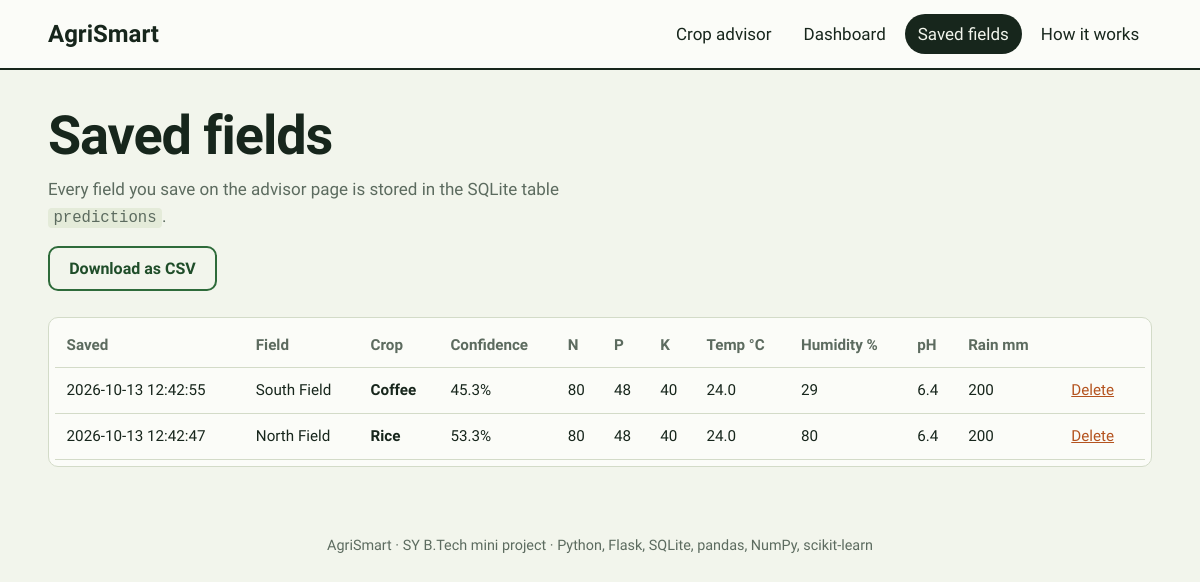
Before: /history with the older database file.
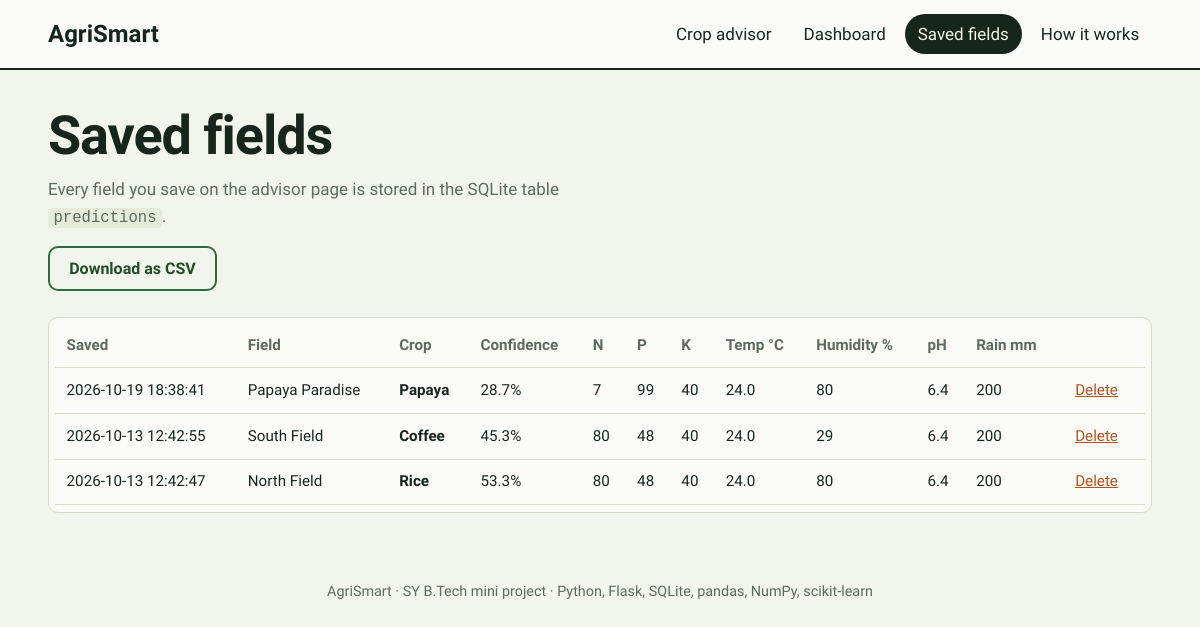
After: the same page with the newer database file.
### tables this page shows
CREATE TABLE predictions(
            id INTEGER PRIMARY KEY AUTOINCREMENT,
            created_at TEXT DEFAULT (datetime('now','localtime')),
            field_name TEXT,
            N REAL, P REAL, K REAL, temperature REAL, humidity REAL,
            ph REAL, rainfall REAL, crop TEXT, confidence REAL);

### app.py (the view)
@app.route("/history")
def history():
    df = db.history_df()
    return render_template("history.html", rows=df.to_dict("records"))

### database.py (called while the page is built)
def conn():
    c = sqlite3.connect(DB_PATH)
    c.row_factory = sqlite3.Row
    return c

def history_df():
    with conn() as c:
        return pd.read_sql_query("SELECT * FROM predictions ORDER BY id DESC", c)

### templates/history.html (shortened to what this page needs)
{% extends "base.html" %}
{% block content %}
<section class="page-head">
  <h1>Saved fields</h1>
  <p>Every field you save on the advisor page is stored in the SQLite table <code>predictions</code>.</p>
  {% if rows %}<a class="btn ghost" href="{{ url_for('history_csv') }}">Download as CSV</a>{% endif %}
</section>
{% if rows %}
<div class="table-wrap panel">
<table>
  <thead><tr><th>Saved</th><th>Field</th><th>Crop</th><th>Confidence</th><th>N</th><th>P</th><th>K</th><th>Temp °C</th><th>Humidity %</th><th>pH</th><th>Rain mm</th><th></th></tr></thead>
  <tbody>
  {% for r in rows %}
    <tr id="row-{{ r.id }}">
      <td>{{ r.created_at }}</td><td>{{ r.field_name }}</td><td><strong>{{ r.crop }}</strong></td>
      <td>{{ r.confidence }}%</td><td>{{ r.N|round|int }}</td><td>{{ r.P|round|int }}</td><td>{{ r.K|round|int }}</td>
      <td>{{ r.temperature }}</td><td>{{ r.humidity|round|int }}</td><td>{{ r.ph }}</td><td>{{ r.rainfall|round|int }}</td>
      <td><button class="link-btn" data-del="{{ r.id }}" aria-label="Delete {{ r.field_name }}">Delete</button></td>
    </tr>
  {% endfor %}
  </tbody>
</table>
</div>
{% else %}
<div class="panel empty-state">
  <h2>No saved fields yet</h2>
  <p>Describe a field on the advisor page and press “Save this field”.</p>
  <a class="btn" href="{{ url_for('home') }}">Open crop advisor</a>
</div>
{% endif %}
{% endblock %}

### templates/base.html (shortened to what this page needs)
<!doctype html>
<html lang="en">
<head>
  <link rel="stylesheet" href="{{ url_for('static', filename='css/style.css') }}">
</head>
<body>
  <header class="top">
    <a class="brand" href="{{ url_for('home') }}">AgriSmart</a>
    <nav>
      <a href="{{ url_for('home') }}" class="{{ 'on' if request.endpoint == 'home' }}">Crop advisor</a>
      <a href="{{ url_for('dashboard') }}" class="{{ 'on' if request.endpoint == 'dashboard' }}">Dashboard</a>
      <a href="{{ url_for('history') }}" class="{{ 'on' if request.endpoint == 'history' }}">Saved fields</a>
      <a href="{{ url_for('about') }}" class="{{ 'on' if request.endpoint == 'about' }}">How it works</a>
    </nav>
  </header>
  <main>{% block content %}{% endblock %}</main>
  <footer class="foot">AgriSmart · SY B.Tech mini project · Python, Flask, SQLite, pandas, NumPy, scikit-learn</footer>
</body>
</html>

### static/css/style.css (style rules this page uses)
:root { --paper:#F2F5EC; --card:#FBFCF8; --ink:#17261C; --muted:#5C6B5F; --line:#D3DBC8; --leaf:#2E6B3A; --leaf-dark:#1F4D29; --straw:#E0B64B; --soil:#5B3F2A; --warn:#B4531F; --r:10px; }
* { box-sizing:border-box }
html { scroll-behavior:smooth }
body { margin:0;background:var(--paper);color:var(--ink);font:400 17px/1.55 'Source Sans 3',system-ui,sans-serif }
h1,h2,h3,.brand { font-family:'Bricolage Grotesque',system-ui,sans-serif;line-height:1.1;margin:0 }
h1 { font-size:clamp(2rem,4.5vw,3.4rem);font-weight:700;letter-spacing:-.02em;max-width:18ch }
code { background:#E4EBD9;padding:.05em .35em;border-radius:4px;font-size:.92em }
a { color:var(--leaf-dark) }
.top { display:flex;justify-content:space-between;align-items:center;gap:1rem;flex-wrap:wrap;padding:.9rem clamp(1rem,4vw,3rem);border-bottom:2px solid var(--ink);background:var(--card) }
.brand { font-size:1.5rem;font-weight:700;text-decoration:none;color:var(--ink) }
nav { display:flex;gap:.4rem;flex-wrap:wrap }
nav a { padding:.4rem .8rem;border-radius:99px;text-decoration:none;color:var(--ink) }
nav a.on { background:var(--ink);color:var(--paper) }
main { padding:clamp(1rem,3vw,2.5rem) clamp(1rem,4vw,3rem);max-width:1250px;margin:0 auto }
.foot { text-align:center;color:var(--muted);font-size:.9rem;padding:2rem 1rem }
.panel { background:var(--card);border:1px solid var(--line);border-radius:var(--r);padding:1.4rem }
.btn { background:var(--leaf);color:#fff;border:0;border-radius:var(--r);padding:.7rem 1.2rem;font:600 1rem 'Source Sans 3',sans-serif;cursor:pointer;text-decoration:none;display:inline-block }
.btn.ghost { background:transparent;color:var(--leaf-dark);border:2px solid var(--leaf) }
.link-btn { background:none;border:0;color:var(--warn);cursor:pointer;font:inherit;text-decoration:underline }
.page-head { margin-bottom:1.6rem }
.page-head p { color:var(--muted);max-width:60ch;margin:.7rem 0 1rem }
.table-wrap { overflow-x:auto;padding:.4rem }
table { border-collapse:collapse;width:100%;font-size:.95rem }
th,td { padding:.6rem .7rem;text-align:left;border-bottom:1px solid var(--line);white-space:nowrap }
th { font-weight:600;color:var(--muted) }

Changed rows visible on the page:
added predictions: created_at "2026-10-19 18:38:41", field_name "Papaya Paradise", crop "Papaya", confidence "28.7", N "7", P "99", K "40", temperature "24.0", humidity "80", ph "6.4", rainfall "200"
